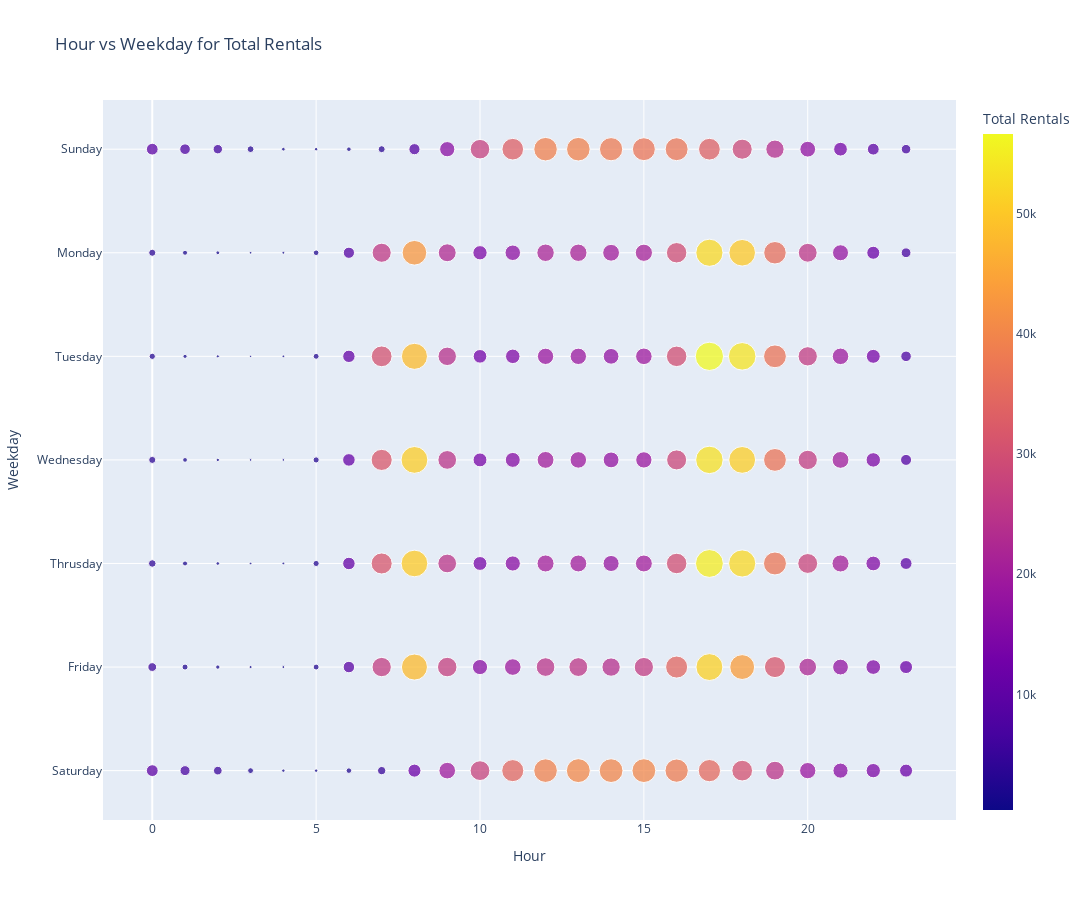

Notebook cell for this chart:
### Markdown cell above
#### Total Rentals on Hour vs Weekday from 2011 to 2012
* As indicated by 'Total Rentals on Hour vs Weekday' graph bellow, majority of rentals happen before and after working hours with peak at 5 pm. 
* This data can be used for inventory management for the rentals making sure that all the request are being fulfilled.

### Code cell
fig = px.scatter(df_hour_weekday_total, x = 'hr', y = 'weekday', color = 'cnt', size = 'cnt', opacity = 0.75, category_orders = {'weekday': weekdays}, labels = plot_labels, 
                 title = 'Hour vs Weekday for Total Rentals')
scale_plot(fig, 1200, y_length)
fig.show()

### Figure 1 — Plotly figure (JSON) as saved in the notebook; plotly's stock layout.template omitted (floating-point values rounded to 4 significant figures; data arrays with more than 128 entries replaced by an {"elided": "..."} marker saying what was removed)
{"data": [{"hovertemplate": "Hour=%{x}<br>Weekday=%{y}<br>Total Rentals=%{marker.color}<extra></extra>", "legendgroup": "", "marker": {"color": {"elided": "168 int values"}, "coloraxis": "coloraxis", "opacity": 0.75, "size": {"elided": "168 int values"}, "sizemode": "area", "sizeref": 141.5, "symbol": "circle"}, "mode": "markers", "name": "", "orientation": "h", "showlegend": false, "type": "scatter", "x": {"elided": "168 int values"}, "xaxis": "x", "y": {"elided": "168 str values"}, "yaxis": "y"}], "layout": {"autosize": false, "coloraxis": {"colorbar": {"title": {"text": "Total Rentals"}}, "colorscale": [[0, "#0d0887"], [0.1111, "#46039f"], [0.2222, "#7201a8"], [0.3333, "#9c179e"], [0.4444, "#bd3786"], [0.5556, "#d8576b"], [0.6667, "#ed7953"], [0.7778, "#fb9f3a"], [0.8889, "#fdca26"], [1, "#f0f921"]]}, "height": 900, "legend": {"itemsizing": "constant", "tracegroupgap": 0}, "title": {"text": "Hour vs Weekday for Total Rentals"}, "width": 1200, "xaxis": {"anchor": "y", "autorange": true, "domain": [0, 1], "range": [-1.479, 24.5], "title": {"text": "Hour"}, "type": "linear"}, "yaxis": {"anchor": "x", "autorange": true, "categoryarray": ["Saturday", "Friday", "Thrusday", "Wednesday", "Tuesday", "Monday", "Sunday"], "categoryorder": "array", "domain": [0, 1], "range": [-0.4766, 6.475], "title": {"text": "Weekday"}, "type": "category"}}}
